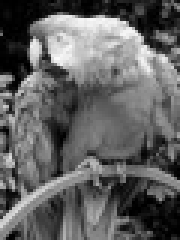
#> input picture img02.jpg, 60 x 80 px (shown 3 times larger)
$ python filter.py
#> lines starting #> are read from the running program, lines starting #| are printed output that depends on the picture
import numpy as np
import imageio
import matplotlib.pyplot as plt
import imageio
import time


# executa a convolução em todos os pixels da imagem
def convolution(f, w, debug=False):
    N,M = f.shape
    n,m = w.shape #pega as coordenadas

    a = int((n-1)/2) #delimitando as bordas
    b = int((m-1)/2)

    # filtro invertido
    w_flip = np.flip( np.flip(w, 0) , 1)
    #nova imagem para armazenar pixels filtrados
    g = np.array(f, copy=True)

    # faz um loop por cada pixel:
    for x in range(a,N-a):
        for y in range(b,M-b):
            sub_f = f[ x-a : x+a+1 , y-b:y+b+1 ] #obtem submatriz de vizinhança de pixels
            if (debug==True):
                print(str(x)+","+str(y)+" - subimage:\n"+str(sub_f))

            # executar convolução convertendo para uint8
            g[x,y] = np.sum( np.multiply(sub_f, w_flip)).astype(np.uint8)
    return g

imagem = imageio.imread("img02.jpg")
#> imagem is the input picture: shape (80, 60); min 0, max 251, mean 97.1
filtro1 = np.matrix([[1, 1, 1], [1, 1, 1], [1, 1, 1]])/9.0
filtro2 = np.matrix([[1, 2, 0], [1, 4, 0], [0, 0, 0]])/8.0

inicio = time.time()

g = convolution(imagem, filtro2)
#> after the loop in convolution, `for x in range(a,N-a):`:
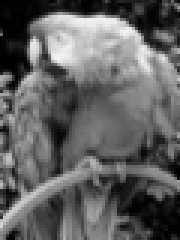
#> g: shape (80, 60) (shown 3 times larger); min 0, max 244, mean 97
img_mean = convolution(imagem, filtro1)
#> call 2 of convolution, with w = array of shape (3, 3), debug = False
#> after the loop in convolution (call 2), `for x in range(a,N-a):`:
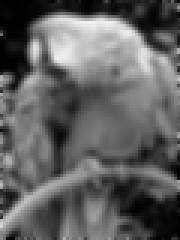
#> g: shape (80, 60) (shown 3 times larger); min 0, max 241, mean 96.7

fim = time.time()
print("Tempo : ", fim - inicio)
print("Filtro arbitrario \n", g)
#> (printed output is left out)
print("Filtro simetrico \n", img_mean)
#> (printed output is left out)


# showing images
plt.figure(figsize=(12,12))
plt.subplot(121)
plt.imshow(imagem, cmap="gray", vmin=0, vmax=255)
plt.title("Imagem Original")
plt.axis('off')
plt.subplot(122)
plt.imshow(img_mean, cmap="gray", vmin=0, vmax=255)
plt.title("Filtro Simetrico")
plt.axis('off')
plt.show()
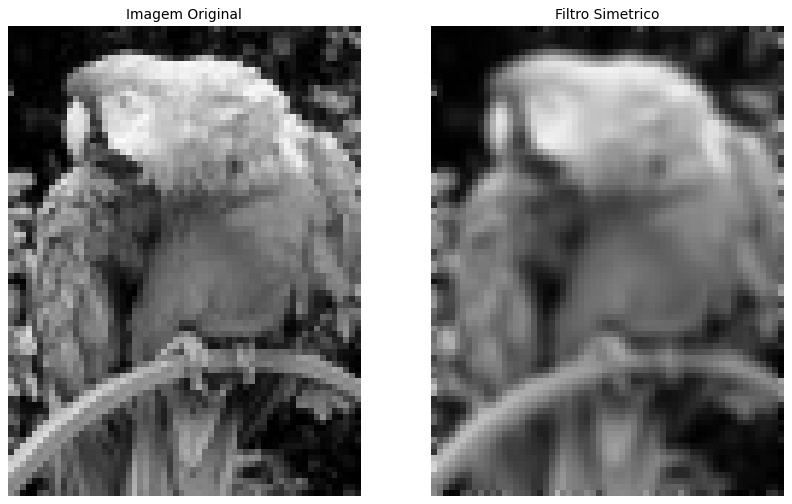
#> figure drawn by matplotlib, 2 panels

plt.figure(figsize=(12,12))
plt.subplot(121)
plt.imshow(imagem, cmap="gray", vmin=0, vmax=255)
plt.title("Imagem Original")
plt.axis('off')
plt.subplot(122)
plt.imshow(g, cmap="gray", vmin=0, vmax=255)
plt.title("Filtro Arbitrario")
plt.axis('off')
plt.show()
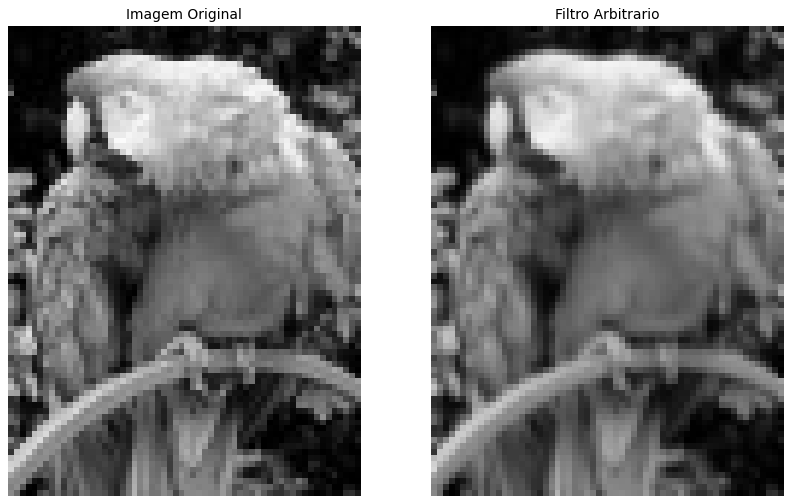
#> figure drawn by matplotlib, 2 panels
